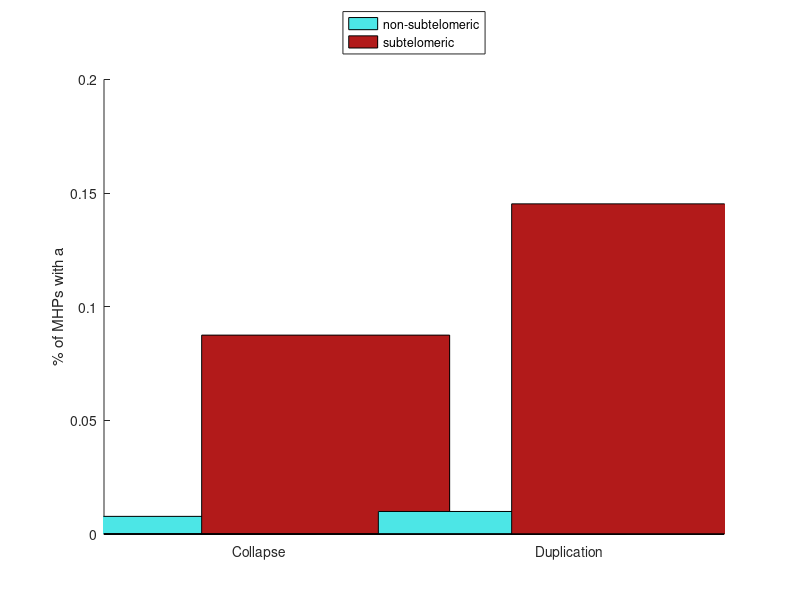
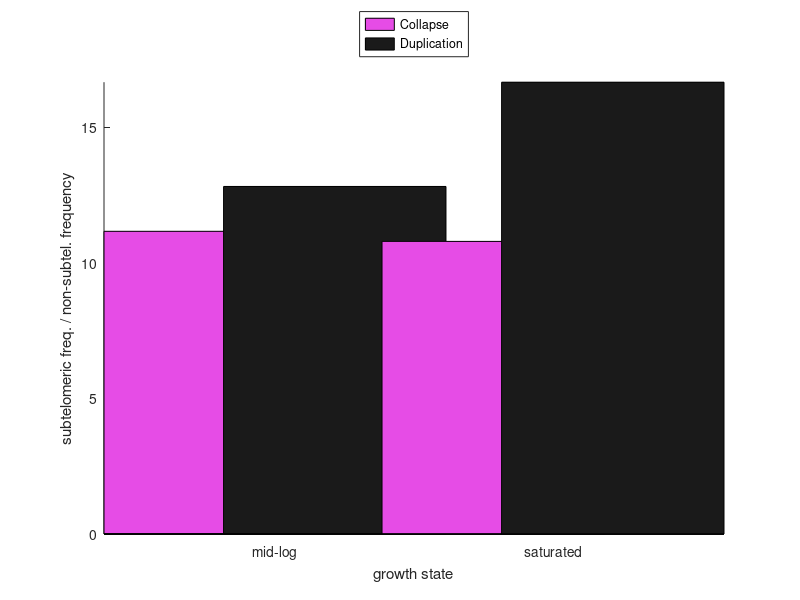

Here is the MATLAB script that generated these plots, in order:
% Figure for rebuttal
%   showing that the frequency of duplications and collapse depends on the
%   distance to the telomere

figpath = '~/Downloads/'; 
figname = [ figpath 'Fig_Freq_Of_Dup_and_Collapse_Depends_on_Dist_2_telomere__' ];

Sp_Col_NonSub = 0.0077586 ;
Sp_Col_Sub  = 0.0875000 ;
Sp_Dup_NonSub = 0.0099137 ;
Sp_Dup_Sub    = 0.145258 ;

Sp_midlog_col =	11.15702479338843 ;
Sp_midlog_dup =	12.809917355371898; 
Sp_saturated_col =	10.78512396694215 ;
Sp_saturated_dup =	16.65289256198347 ;

%%
figure( 'Position',[ 50 50 150 250] ); 
hold on ; 
bar( 1.07 , Sp_Col_NonSub ,'FaceColor' ,  [0.3 0.9 0.9])
bar( 1.93 , Sp_Col_Sub ,'FaceColor' , [0.7 0.1 0.1])
bar( 3.07 , Sp_Dup_NonSub ,'FaceColor' , [0.3 0.9 0.9])
bar( 3.93 , Sp_Dup_Sub ,'FaceColor' , [0.7 0.1 0.1])
set(gca,'xtick',[1.5 3.5])
set(gca,'xticklabel',{'Collapse' 'Duplication'})
xlim([0.5 4.5])
ylabel('% of MHPs with a')
legend({'non-subtelomeric' 'subtelomeric'} , 'location','NorthOutside')
print('-dpng',[figname 'a.png'],'-r300')

%
figure( 'Position',[ 50 50 150 250] ); 
hold on ; 
bar( 1.07 , Sp_midlog_col ,'FaceColor' ,  [0.9 0.3 0.9])
bar( 1.93 , Sp_midlog_dup ,'FaceColor' , [0.1 0.1 0.1])
bar( 3.07 , Sp_saturated_col ,'FaceColor' , [0.9 0.3 0.9])
bar( 3.93 , Sp_saturated_dup ,'FaceColor' , [0.1 0.1 0.1])
set(gca,'xtick',[1.5 3.5])
set(gca,'xticklabel',{'mid-log' , 'saturated'})
xlabel('growth state')
xlim([0.5 4.5])
ylabel('subtelomeric freq. / non-subtel. frequency')
legend({'Collapse' 'Duplication'} , 'location','NorthOutside')
axis tight; 
print('-dpng',[figname 'b.png'],'-r300')
